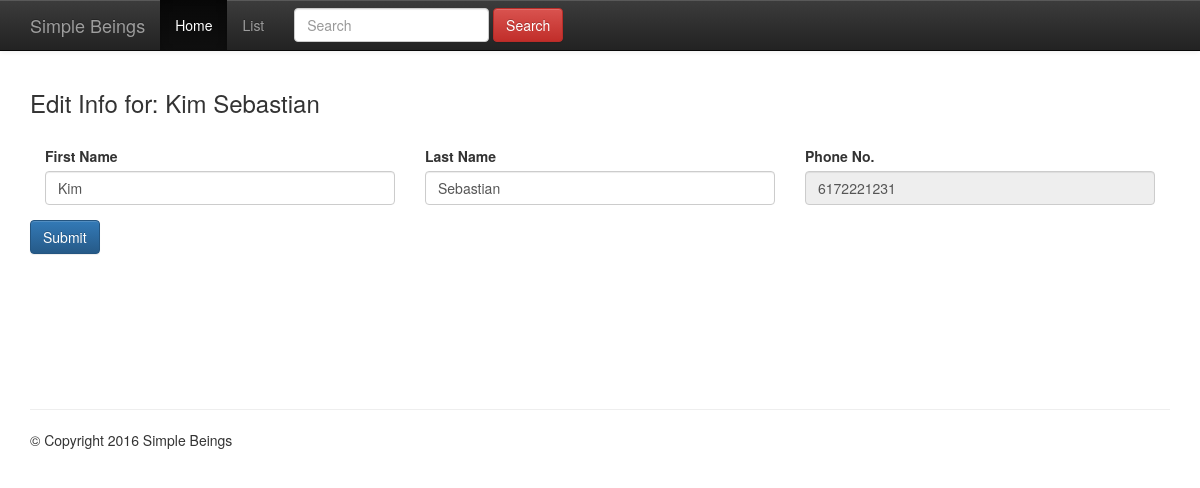
The page /edit_customer.php?id=2 on the database its author committed.
### tables this page shows
CREATE TABLE `Customer` (
  `Customer_ID` smallint(6) NOT NULL,
  `Customer_FName` char(30) NOT NULL,
  `Customer_Lname` char(30) NOT NULL,
  `Phone_Number` char(10) NOT NULL,
  `Family_Plan` tinyint(4) DEFAULT NULL,
  `Family_PlanID` smallint(6) DEFAULT NULL,
  `Customer_Type` char(4) DEFAULT NULL,
  `Usage_Alert` tinyint(4) DEFAULT NULL,
  `Plan_ID` smallint(6) DEFAULT NULL,
  `Employee_ID` smallint(6) NOT NULL
);

### edit_customer.php (the view, shortened to what this page needs)
<?php
include 'dbconnect.php';
$customerId = $_REQUEST['id'];
$query = "SELECT * FROM Customer where Customer_ID='$customerId'";
$sql = $conn->query($query);
$row  = $sql->fetch_assoc();
if($row != NULL)
{
?>
<!DOCTYPE html>
<html>
  <head>
    <link rel="stylesheet" type="text/css" href="bootstrap/css/bootstrap.min.css">
    <link rel="stylesheet" href="bootstrap/css/bootstrap-theme.min.css">
  </head>
  <body>
    <nav id="myNavbar" class="navbar navbar-default navbar-inverse navbar-fixed-top" role="navigation">
    	<div class="container">
    		<div class="navbar-header">
    			<a class="navbar-brand" href="#">Simple Beings</a>
    		</div>
    		<div class="collapse navbar-collapse" id="navbarCollapse">
    			<ul class="nav navbar-nav">
    				<li class="active"><a href="home.php" target="_blank">Home</a></li>
    				<li><a href="#" target="_blank">List</a></li>
            <li>
              <form class="navbar-form navbar-left" action='./search_customer.php' method='get'>
              <div class="form-group">
                <input type="text" class="form-control" name="searchtext" placeholder="Search" />
              </div>
              <button type="submit" class="btn btn-danger">Search</button>
             </form>
            </li>
    			</ul>
    		</div>
    	</div>
    </nav>
    <div class="container">
      <div><h3><p>Edit Info for: <?php echo $row['Customer_FName']. ' '. $row['Customer_Lname']; ?></p></h3></div><br />
      <form action="edit_customer_success.php" method="post">
          <div class="form-group col-xs-4">
              <label for="inputFName">First Name</label>
              <input type="text" name="Customer_FName" value=<?php echo $row['Customer_FName']; ?> class="form-control" >
          </div>
          <div class="form-group col-xs-4">
              <label for="inputLName">Last Name</label>
              <input type="text" name="Customer_Lname" class="form-control" value=<?php echo $row['Customer_Lname']; ?>>
          </div>
          <div class="form-group col-xs-4">
              <label for="inputPhone">Phone No.</label>
              <input type="tel" name="Phone_Number" class="form-control" readonly value=<?php echo $row['Phone_Number']; ?>>
          </div>
          <div class="form-group">
            <button type="submit" class="btn btn-primary">Submit</button>
          </div>
      </form>
      <br /><br />
      <br /><br />
      <br /><br />
      <hr>
    	<div class="row">
    		<div class="col-xs-12">
    			<footer>
    				<p>&copy; Copyright 2016 Simple Beings</p>
    			</footer>
    		</div>
    	</div>
    </div>
  </body>
</html>
<?php
}
?>

### edit_customer.php (style rules this page uses)
body { padding-top: 70px; }

### rows shown on the page
customer: Customer_FName "Kim", Customer_Lname "Sebastian", Phone_Number "6172221231"
